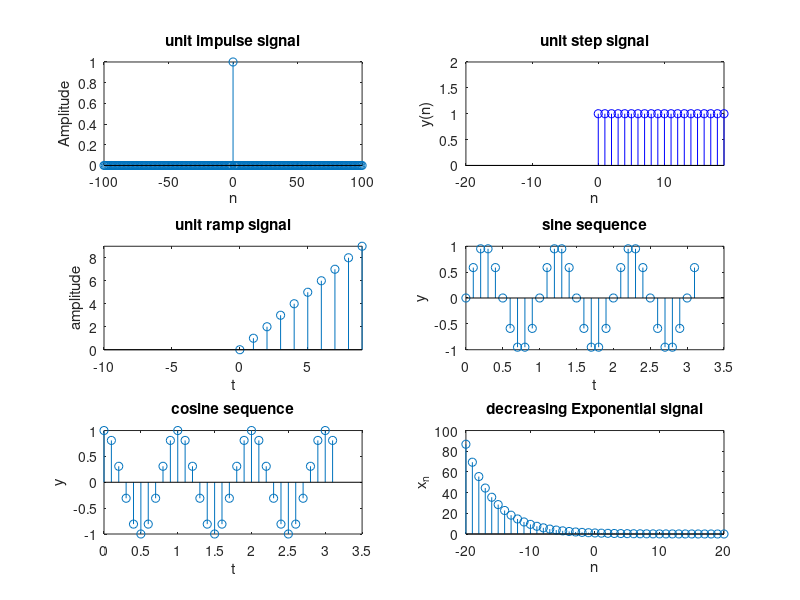

Recreate this plot in MATLAB.
clc
clear all
close all

%unit impulse signal
n = -100:100;
delta_n = [zeros(1,100) 1 zeros(1,100)];    % delta_n = n==0; 
subplot(3,2,1);
stem(n,delta_n);
xlabel('n');
ylabel('Amplitude');
title('unit impulse signal');

%unit step signal
N=20;
y = ones(1,N);
n = 0:1:N-1;
subplot(3,2,2);
stem(n,y,'b','Linewidth',0.5);
xlabel('n');
ylabel('y(n)');
axis([-20 n(end) 0 2]);
title('unit step signal');

%unit ramp signal
t=0:9; %by default increasing by 1
subplot(3,2,3);
stem(t,t);
xlabel('t');
ylabel('amplitude');
axis([-10 t(end) 0 t(end)]);
title('unit ramp signal');


%{
ramp signal using loop 
for i = -10:1:10;
  if i>=0
    stem(i,i);
    hold on;
  else
    stem(i,0);
    hold on;
  endif;
endfor
%}

%sinusoidal sequence
t=0:0.1:pi;
y=sin(2*pi*t);
y1=cos(2*pi*t);
subplot(3,2,4);
stem(t,y);
xlabel('t');
ylabel('y');
title('sine sequence');

subplot(3,2,5);
stem(t,y1);
xlabel('t');
ylabel('y');
title('cosine sequence');

%Exponential signal
n=-20:20;
x_n = 0.8 .^n    % for 0<x<1, x.^n is decreasing and for x>1, x.^n is increasing 
subplot(3,2,6);
stem(n,x_n);
xlabel('n');
ylabel('x_n');
title('decreasing Exponential signal');


